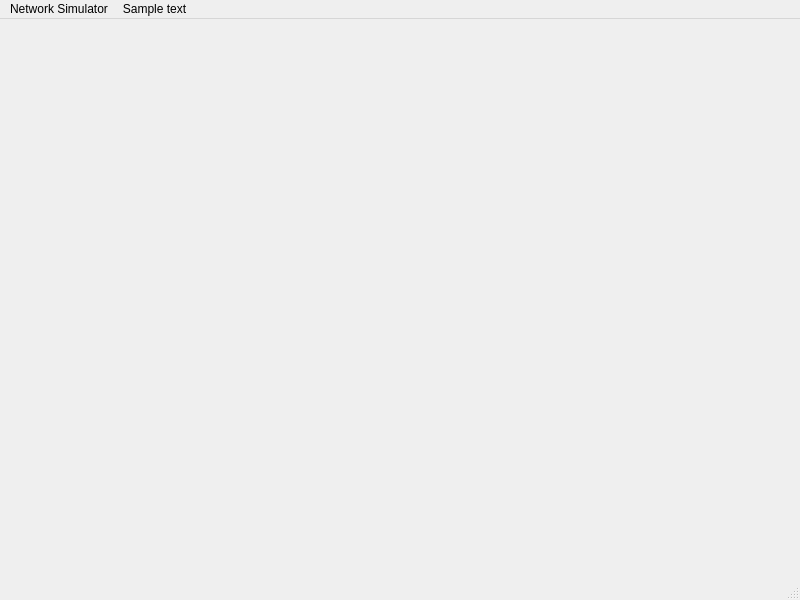
<?xml version="1.0" encoding="UTF-8"?>
<ui version="4.0">
 <class>MainWindow</class>
 <widget class="QMainWindow" name="MainWindow">
  <property name="geometry">
   <rect>
    <x>0</x>
    <y>0</y>
    <width>800</width>
    <height>600</height>
   </rect>
  </property>
  <property name="windowTitle">
   <string>MainWindow</string>
  </property>
  <widget class="QWidget" name="centralwidget"/>
  <widget class="QMenuBar" name="menubar">
   <property name="geometry">
    <rect>
     <x>0</x>
     <y>0</y>
     <width>800</width>
     <height>22</height>
    </rect>
   </property>
   <widget class="QMenu" name="menuNetwork_Simulator">
    <property name="title">
     <string>Network Simulator</string>
    </property>
   </widget>
   <widget class="QMenu" name="menuSample_text">
    <property name="title">
     <string>Sample text</string>
    </property>
   </widget>
   <addaction name="menuNetwork_Simulator"/>
   <addaction name="menuSample_text"/>
  </widget>
  <widget class="QStatusBar" name="statusbar"/>
 </widget>
 <resources/>
 <connections/>
</ui>
